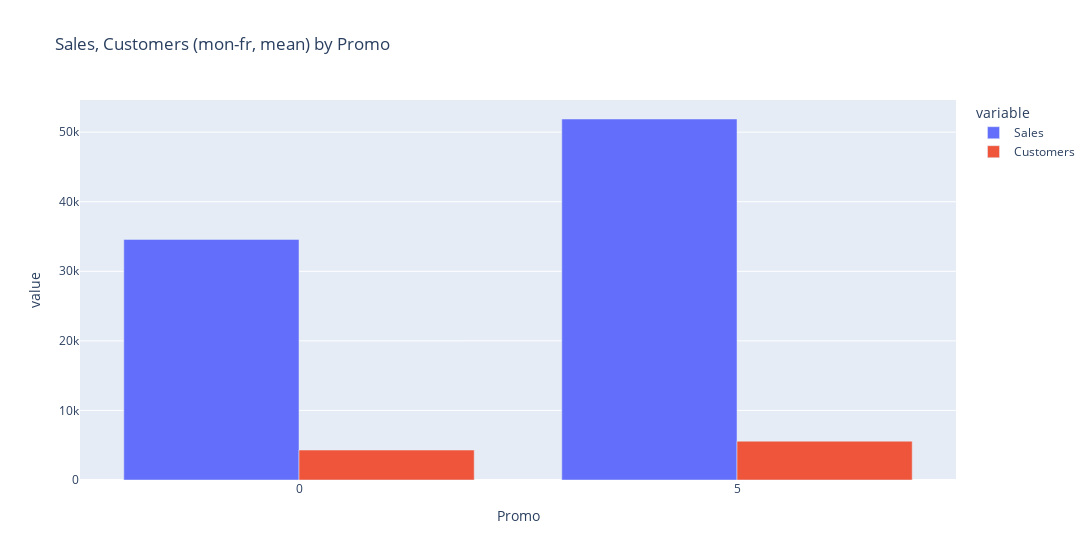

Write notebook code for a chart like this one.
### Code cell
px.bar(mon_fr_sales.groupby("Promo")[["Sales", "Customers"]].mean(), barmode="group", width=1100, title="Sales, Customers (mon-fr, mean) by Promo")

### Figure 1 — Plotly figure (JSON) as saved in the notebook; plotly's stock layout.template omitted (floating-point values rounded to 4 significant figures)
{"data": [{"alignmentgroup": "True", "hovertemplate": "variable=Sales<br>Promo=%{x}<br>value=%{y}<extra></extra>", "legendgroup": "Sales", "marker": {"color": "#636efa", "pattern": {"shape": ""}}, "name": "Sales", "offsetgroup": "Sales", "orientation": "v", "showlegend": true, "textposition": "auto", "type": "bar", "x": [0, 5], "xaxis": "x", "y": [34580.0, 51890.0], "yaxis": "y"}, {"alignmentgroup": "True", "hovertemplate": "variable=Customers<br>Promo=%{x}<br>value=%{y}<extra></extra>", "legendgroup": "Customers", "marker": {"color": "#EF553B", "pattern": {"shape": ""}}, "name": "Customers", "offsetgroup": "Customers", "orientation": "v", "showlegend": true, "textposition": "auto", "type": "bar", "x": [0, 5], "xaxis": "x", "y": [4307.0, 5576.0], "yaxis": "y"}], "layout": {"barmode": "group", "legend": {"title": {"text": "variable"}, "tracegroupgap": 0}, "title": {"text": "Sales, Customers (mon-fr, mean) by Promo"}, "width": 1100, "xaxis": {"anchor": "y", "domain": [0, 1], "title": {"text": "Promo"}}, "yaxis": {"anchor": "x", "domain": [0, 1], "title": {"text": "value"}}}}
